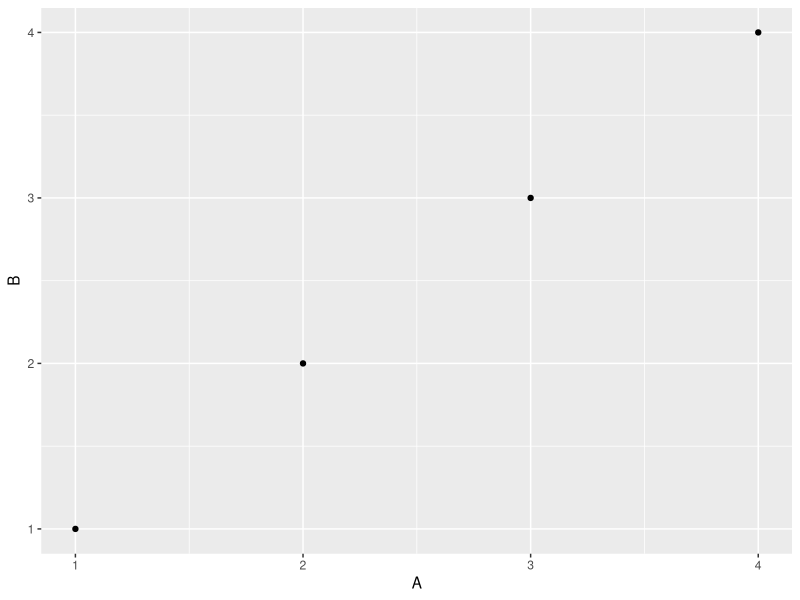
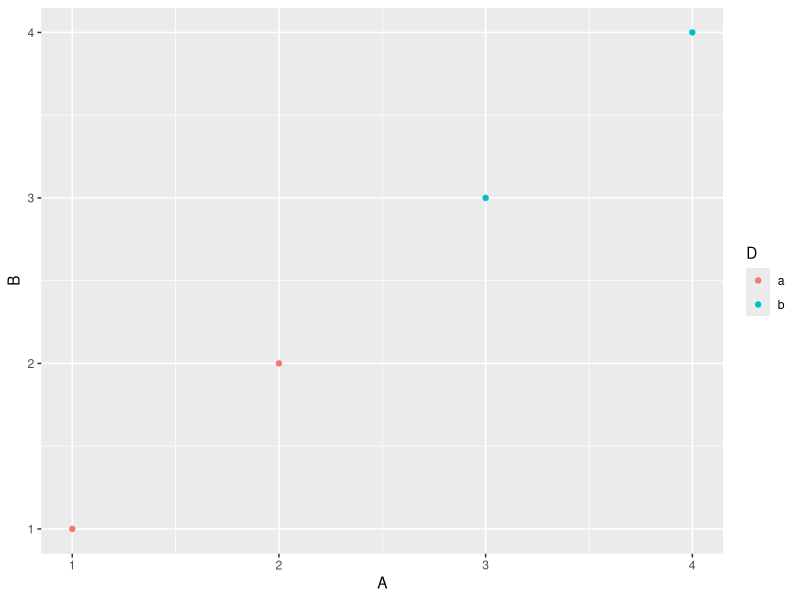
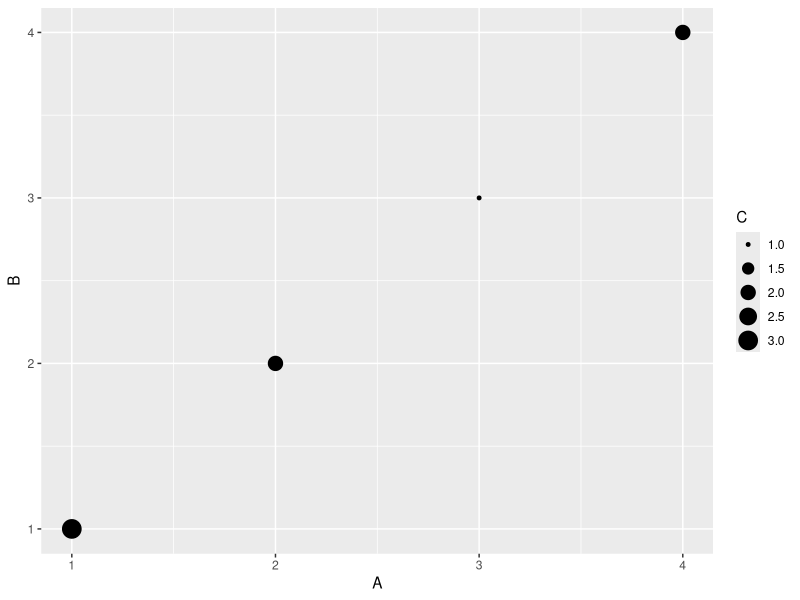
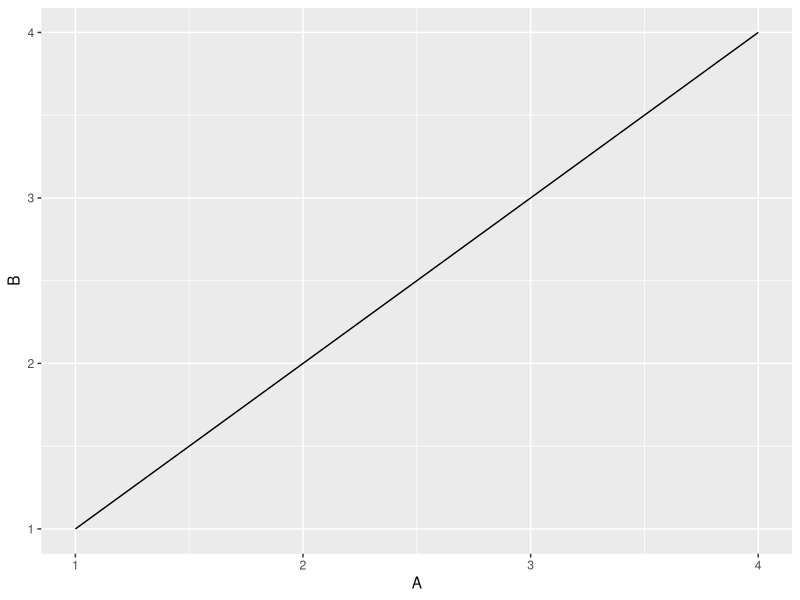
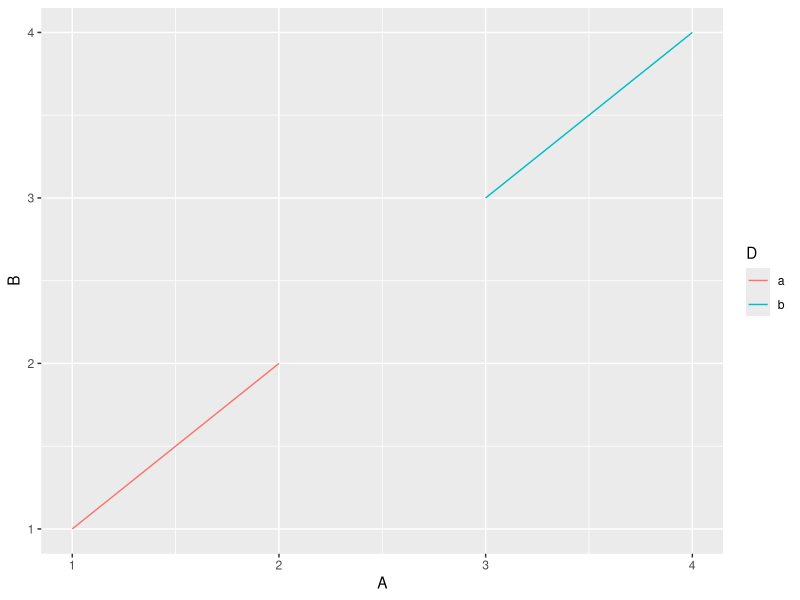

Generate these figures, in order, with R:
## ---- chunk 1
knitr::opts_chunk$set(fig.align = 'center')
## ---- chunk 2
# Load packages
library(dplyr)
library(ggplot2)

# Create data frame
simple_ex <- data_frame(
    A = c(1, 2, 3, 4),
    B = c(1, 2, 3, 4),
    C = c(3, 2, 1, 2),
    D = c("a", "a", "b", "b")
  )
## ---- chunk 3
simple_ex %>% knitr::kable()
## ---- chunk 4
ggplot(data = simple_ex, mapping = aes(x = A, y = B)) + 
  geom_point()
## ---- chunk 5
ggplot(data = simple_ex, mapping = aes(x = A, y = B, color = D)) + 
  geom_point()
## ---- chunk 6
ggplot(data = simple_ex, mapping = aes(x = A, y = B, size = C)) + 
  geom_point()
## ---- chunk 7
ggplot(data = simple_ex, mapping = aes(x = A, y = B)) + 
  geom_line()
## ---- chunk 8
ggplot(data = simple_ex, mapping = aes(x = A, y = B, color = D)) + 
  geom_line()
